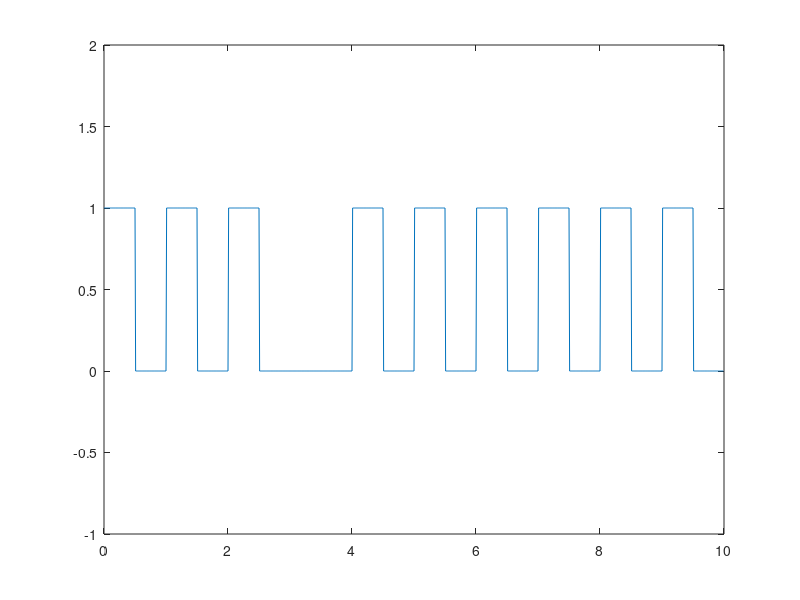
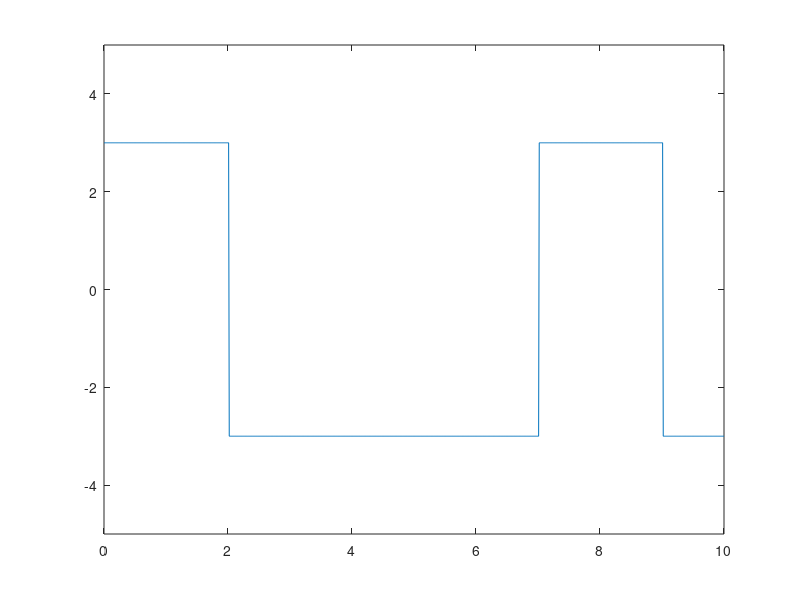
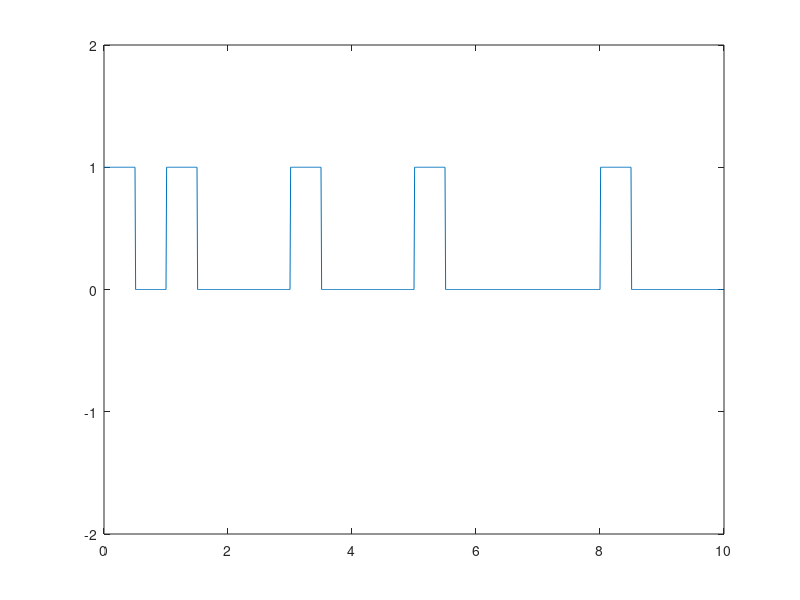
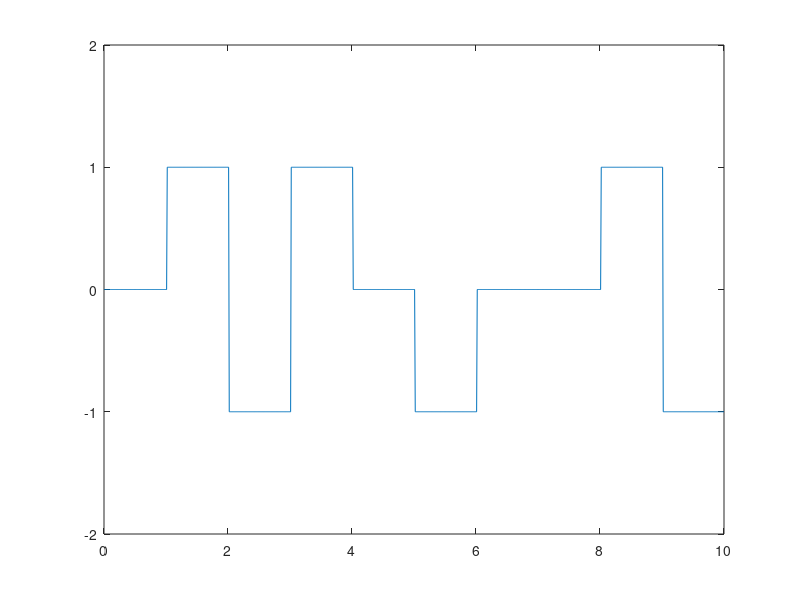

Write the MATLAB code that produced these figures, in order.
##Experiment No. 3
##J029 Love Khakhar 
##AIM:- Write a MATLAB  code for line coding for the following
##1.	Unipolar - RZ and NRZ
##2.	Bipolar - RZ and NRZ
##3.	Manchester
##SOFTWARE USED:- MATLAB
##
##?	RZ Uni-Polar:-
##PROGRAM:-
%RZ Uni-Polar
##n = [1 0 1 0]
clc
clear all
n = randi([0 1], 1, 10)
 
%RZ Pulse Shaping
i = 1;
a = 0;
b = 0.5;
t = 0:0.01:length(n);
for j = 1: length(t)
    		if  t(j) >= a && t(j)<=b
        		y(j) = n(i);
    		elseif t(j)>b && t(j)<i
        		y(j)=0;
    		else
        		i = i+1;
        		a = a+1;
        		b = b+1;
    		end
end

plot(t(1:length(t)-1),y);
axis ([0 length(n) -1 2]);
##axis ([0 length(n) -1 2]);
##
####OUTPUT:-
#### 
####
####?	NRZ Uni-Polar:-
####PROGRAM:-
##	%NRZ Uni-Polar
##%n = [1 0 1 0 1]
n = randi([0 1], 1, 10)
 
%Mapping
for m = 1: length(n)
    if n(m) == 1
        nn(m)= 3;
    else
        nn(m)= -3;
    end
end
 
%NRZ Pulse shaping
i = 1;
t = 0:0.01:length(n);
for j = 1: length(t)
    if t(j) <= i
        y(j) = nn(i);
    else
        y(j) = nn(i);
        i=i+1;
    end
end
 figure
 plot(t,y);
axis([0 length(n) -5 5]);
##
####OUTPUT:-
####
#### 
####?	RZ BiPolar:-
####PROGRAM:-
##%RZ bi-Polar
##%n = [1 0 1 0]
%clc
clear all
n = randi([0 1], 1, 10)
 
%Mapping
f=1;
for m = 1:length(n)
    if n(m)== 1
        if f == 1
            nn(m) = 1;
            f = -1;
        else
            nn(m) = -1;
            f = 1;
        end
    else
        nn(m) = 0;
    end
end
 
%RZ Pulse Shaping
i = 1;
a = 0;
b = 0.5;
%t = 0:0.01:length(n)-0.01;
t = 0:0.01:length(n);
for j = 1: length(t)
    if  t(j) >= a && t(j)<=b
        y(j) = n(i);
    elseif t(j)>b && t(j)<i
        y(j)=0;
    else
        i = i+1;
        a = a+1;
        b = b+1;
    end
end
figure
plot(t(1:length(t)-1),y);
axis ([0 length(n) -2 2]);

##
####OUTPUT:-
#### 
####?	NRZ-Bipolar:-
####PROGRAM:-
##%NRZ_Bipolar
n = randi([0 1], 1, 10)
 
%Bipolar Mapping
f=1;
for m = 1:length(n)
    if n(m)== 1
        if f == 1
            nn(m) = 1;
            f = -1;
        else
            nn(m) = -1;
            f = 1;
        end
    else
        nn(m) = 0;
    end
end
 
%NRZ Pulse shaping
i = 1;
t = 0:0.01:length(n);
for j = 1: length(t)
    if t(j) <= i
        y(j) = nn(i);
    else
        y(j) = nn(i);
        i=i+1;
    end
end
 
figure
plot(t,y);
axis([0 length(n) -2 2]);

####OUTPUT:-
#### 
####
####?	MANCHESTER:-
####PROGRAM:-
%clc;
clear all;
##close all;
%b=[1 0 1 0 0 1 1 1 0 0 1]
b = randi([0 1], 1, 10)
l=length(b);
b(l+1)=0;
n=1;
figure
 while n<=l
    t=(n-1):.001:n;
    if b(n)==1
        if b(n+1)==0
            y=(t<(n-0.5))+(-1)*(t>=n-0.5&t<=n);
        else
            y=(t<(n-0.5)|t==n)+(-1)*(t>=n-0.5&t<n);
        end
    else
        if b(n+1)==1
            y=(-1)*(t<(n-0.5))+(t>=n-0.5&t<=n);
        else
             y=(-1)*(t<(n-0.5)|t==n)+(t>=n-0.5&t<n);
        end
    end
    plot(t,y)
    hold on;
    axis([0 l -1.5 1.5]);
    n=n+1;
 end
title('Manchester');
xlabel('Time');
ylabel('Amplitude');

 
